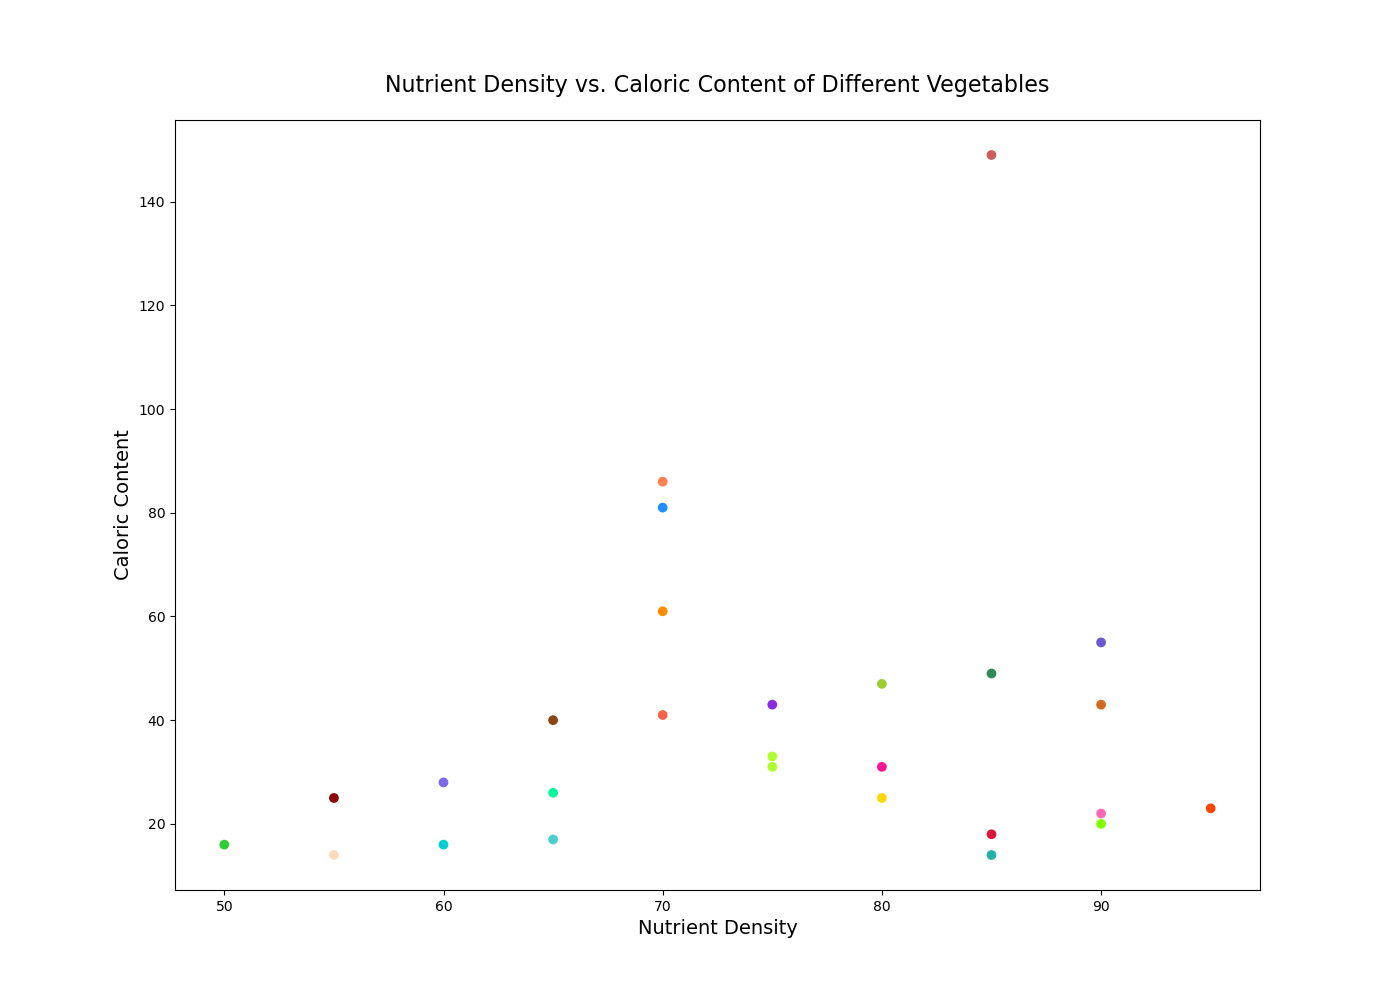

This figure's Python source:

import matplotlib.pyplot as plt

# Data
vegetables = ["Broccoli", "Spinach", "Kale", "Carrot", "Beetroot", 
              "Cauliflower", "Zucchini", "Bell Pepper", "Asparagus", "Peas", 
              "Green Beans", "Tomato", "Cucumber", "Eggplant", "Lettuce", 
              "Mushroom", "Radish", "Turnip", "Sweet Potato", "Pumpkin", 
              "Celery", "Onion", "Garlic", "Artichoke", "Brussels Sprouts", 
              "Leek", "Okra"]
nutrient_density = [90, 95, 85, 70, 75, 80, 65, 80, 90, 70, 
                    75, 85, 60, 55, 85, 90, 50, 60, 70, 65, 
                    55, 65, 85, 80, 90, 70, 75]
caloric_content = [55, 23, 49, 41, 43, 25, 17, 31, 20, 81, 
                   31, 18, 16, 25, 14, 22, 16, 28, 86, 26, 
                   14, 40, 149, 47, 43, 61, 33]

# Create figure and axis objects
fig, ax = plt.subplots(figsize=(14, 10))

# Scatter plot
ax.scatter(nutrient_density, caloric_content, color=["#6A5ACD", "#FF4500", "#2E8B57", "#FF6347", "#8A2BE2", 
                                                     "#FFD700", "#48D1CC", "#FF1493", "#7FFF00", "#1E90FF", 
                                                     "#ADFF2F", "#DC143C", "#00CED1", "#8B0000", "#20B2AA", 
                                                     "#FF69B4", "#32CD32", "#7B68EE", "#FF7F50", "#00FA9A", 
                                                     "#FFDAB9", "#8B4513", "#CD5C5C", "#9ACD32", "#D2691E", 
                                                     "#FF8C00", "#ADFF2F"])

# Title and labels
plt.title('Nutrient Density vs. Caloric Content of Different Vegetables', fontsize=16, pad=20)
plt.xlabel('Nutrient Density', fontsize=14)
plt.ylabel('Caloric Content', fontsize=14)

# Show plot
plt.show()
